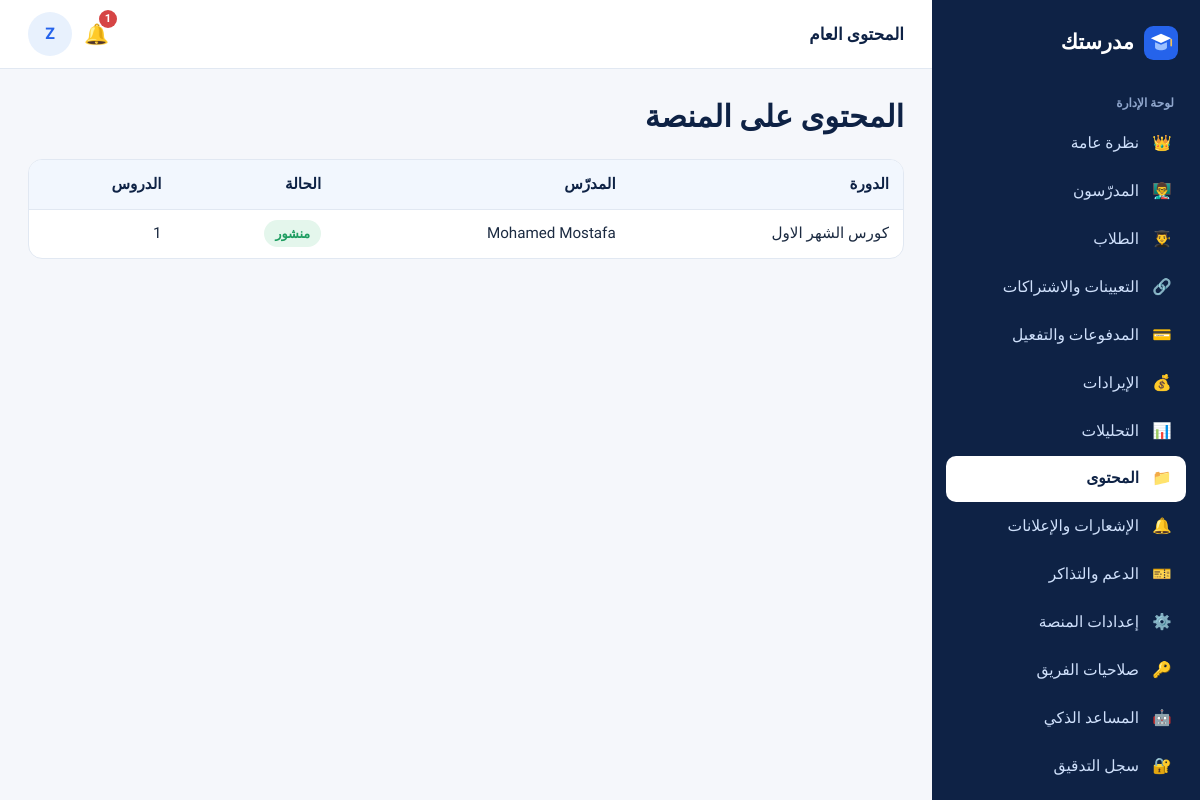
/owner/content/ (signed in), run on the app's committed database.
### accounts/models.py (models this page shows, shortened)
class SiteSetting(models.Model):
    platform_name = models.CharField("اسم المنصة", max_length=80, default="مدرستك")
    tagline = models.CharField("الشعار النصي", max_length=200, default="مساحتك التعليمية الكاملة مع مدرّسيك")
    wallet_number = models.CharField("رقم المحفظة لاستلام الاشتراكات", max_length=20, blank=True)
    wallet_holder = models.CharField("اسم صاحب المحفظة", max_length=100, blank=True)
    payment_instructions = models.TextField("تعليمات الدفع للطالب", blank=True,
                                            default="حوّل قيمة الاشتراك إلى المحفظة ثم ارفع صورة إيصال التحويل وسيتم تفعيل اشتراكك بعد المراجعة.")
    support_phone = models.CharField("هاتف الدعم", max_length=20, blank=True)
    support_email = models.EmailField("بريد الدعم", blank=True)
    default_monthly_price = models.DecimalField("السعر الافتراضي لاشتراك المدرّس الجديد", max_digits=8, decimal_places=2, default=10)
    groq_api_key = models.CharField("مفتاح Groq API (لتشغيل ميزات الذكاء الاصطناعي)", max_length=200, blank=True)
    anthropic_api_key = models.CharField("مفتاح Anthropic API (بديل عن Groq)", max_length=200, blank=True)
    privacy_text = models.TextField("سياسة الخصوصية", blank=True)
    terms_text = models.TextField("الشروط والأحكام", blank=True)
    registration_open = models.BooleanField("فتح تسجيل الطلاب الجدد", default=True)
    names_in_english = models.BooleanField("تحويل أسماء المسجّلين الجدد إلى الإنجليزية تلقائيًا", default=True)
    staff_permissions = models.JSONField("صلاحيات فريق الإدارة", default=dict, blank=True)
    @classmethod
    def get(cls):
        obj, _ = cls.objects.get_or_create(pk=1)
        return obj

class User(AbstractBaseUser, PermissionsMixin):
    ROLES = [("student", "طالب"), ("teacher", "مدرّس"), ("owner", "مالك المنصة"), ("staff", "فريق الإدارة")]
    STAFF_ROLES = [("support", "دعم فني"), ("finance", "مالية"), ("content", "مسؤول محتوى")]
    phone = models.CharField("رقم الهاتف", max_length=11, unique=True, validators=[phone_validator])
    full_name = models.CharField("الاسم الكامل", max_length=150)
    name_ar = models.CharField("الاسم بالعربية (كما سُجّل)", max_length=150, blank=True)
    role = models.CharField("الدور", max_length=10, choices=ROLES, default="student")
    staff_role = models.CharField("صلاحية الفريق", max_length=10, choices=STAFF_ROLES, blank=True)
    is_active = models.BooleanField("مفعّل", default=True)
    is_staff = models.BooleanField(default=False)
    date_joined = models.DateTimeField(default=timezone.now)
    objects = UserManager()
    USERNAME_FIELD = "phone"
    REQUIRED_FIELDS = ["full_name"]
    class Meta:
        verbose_name = "مستخدم"
    @property
    def first_name(self):
        return (self.full_name or "").split(" ")[0]
    @property
    def is_student(self):
        return self.role == "student"
    @property
    def is_teacher(self):
        return self.role == "teacher"

class TeacherProfile(models.Model):
    user = models.OneToOneField(User, on_delete=models.CASCADE, related_name="teacher_profile")
    teacher_code = models.CharField("رقم المدرّس (Teacher ID)", max_length=10, unique=True, blank=True)
    slug = models.SlugField("الرابط الخاص", unique=True, blank=True)
    subject = models.CharField("المادة", max_length=80)
    grades = models.CharField("الصفوف التي يدرّسها", max_length=60, blank=True, help_text="مثال: الأول والثاني الثانوي")
    display_name = models.CharField("الاسم الظاهر للطلاب والزوّار", max_length=60, blank=True,
                                    help_text="يتحكم فيه مالك المنصة فقط. اتركه فارغًا لإظهار الاسم الكامل، أو اكتب مثلًا: M")
    bio = models.TextField("نبذة عن المدرّس", blank=True)
    photo = models.ImageField("الصورة", upload_to="teachers/", blank=True)
    cover = models.ImageField("صورة الغلاف", upload_to="teachers/covers/", blank=True)
    monthly_price = models.DecimalField("سعر الاشتراك الشهري (جنيه)", max_digits=8, decimal_places=2, default=10)
    is_listed = models.BooleanField("يظهر في قائمة المدرّسين العامة", default=True)
    created_at = models.DateTimeField(auto_now_add=True)
    @property
    def name(self):
        return self.user.full_name

### learning/models.py (models this page shows, shortened)
class StatusMixin:
    @property
    def status_label(self):
        if self.status == "scheduled" and self.is_visible:
            return "منشور"
        return dict(STATUS).get(self.status, self.status)

class Course(StatusMixin, models.Model):
    TYPES = [("monthly", "دورة شهرية"), ("semester", "دورة فصلية"), ("free", "دورة مجانية")]
    GRADES = [(0, "كل الصفوف"), (1, "الأول الثانوي"), (2, "الثاني الثانوي"), (3, "الثالث الثانوي")]
    teacher = models.ForeignKey(TeacherProfile, on_delete=models.CASCADE, related_name="courses")
    title = models.CharField("عنوان الدورة", max_length=160)
    description = models.TextField("الوصف", blank=True)
    grade = models.PositiveSmallIntegerField("الصف", choices=GRADES, default=0)
    course_type = models.CharField("نوع الدورة", max_length=10, choices=TYPES, default="semester")
    term_label = models.CharField("الفصل / الشهر", max_length=60, blank=True, help_text="مثال: الترم الأول أو شهر أكتوبر")
    cover = models.ImageField("صورة الغلاف", upload_to="courses/", blank=True)
    status = models.CharField("الحالة", max_length=10, choices=STATUS, default="draft")
    publish_at = models.DateTimeField("موعد النشر", null=True, blank=True)
    order = models.PositiveIntegerField(default=0)
    created_at = models.DateTimeField(auto_now_add=True)
    class Meta:
        ordering = ["order", "id"]

### owner/views.py (the view)
# urls.py: path("content/", v.content, name="content"),
@owner_required("content")
def content(request):
    courses = Course.objects.select_related("teacher__user").annotate(n_lessons=Count("units__lessons", distinct=True))
    return render(request, "owner/content.html", {"courses": courses})

### accounts/context_processors.py (called while the page is built)
def site(request):
    return {"site": SiteSetting.get()}

def _item(label, icon, url, section=None, exact=False):
    return {"label": label, "icon": icon, "url": url, "section": section, "exact": exact}

### uikit/context_processors.py (called while the page is built, shortened)
def ui(request):
    ctx = {"ICONS": ICONS}
    u = getattr(request, "user", None)
    if not u or not u.is_authenticated:
        return ctx
    p = request.path
    return ctx

### templates/owner/content.html (shortened to what this page needs)
{% extends "owner/base.html" %}
{% block topbar_title %}المحتوى العام{% endblock %}
{% block content %}
<div class="pagehead"><h1>المحتوى على المنصة</h1></div>
<div class="tablewrap"><table class="t"><thead><tr><th>الدورة</th><th>المدرّس</th><th>الحالة</th><th>الدروس</th></tr></thead><tbody>
{% for c in courses %}<tr><td>{{ c.title }}</td><td>{{ c.teacher.name }}</td><td><span class="badge {% if c.status == 'published' %}green{% else %}gray{% endif %}">{{ c.status_label }}</span></td><td>{{ c.n_lessons }}</td></tr>{% empty %}<tr><td colspan="4" class="center muted">لا يوجد محتوى بعد.</td></tr>{% endfor %}
</tbody></table></div>
{% endblock %}

### templates/dash_base.html (shortened to what this page needs)
{% extends "base.html" %}
{% block body %}
<div class="app">
  <aside class="sidebar" id="sidebar" aria-label="القائمة الجانبية">
    <a class="brand" href="{% if user.is_student %}{% url 'student:home' %}{% else %}{% url 'go' %}{% endif %}">{% include "partials/logo.html" %}<span>{{ site.platform_name }}</span></a>
    <div class="sec">{% if user.role == 'student' %}حسابي{% elif user.role == 'teacher' %}لوحة المدرّس{% else %}لوحة الإدارة{% endif %}</div>
    {% for i in nav %}<a class="nav {% if i.active %}active{% endif %}" href="{{ i.url }}"><span class="ic">{{ i.icon }}</span>{{ i.label }}</a>{% endfor %}
  </aside>
  <div class="main">
    <header class="topbar">
      <div class="title">{% block topbar_title %}{% endblock %}</div>
      {% if user.is_student %}<a class="bell" href="{% url 'student:notifications' %}" aria-label="الإشعارات">🔔{% if unread_count %}<span class="dot">{{ unread_count }}</span>{% endif %}</a>
      {% else %}<a class="bell" href="{% if user.is_teacher %}{% url 'teacher:messages' %}{% else %}{% url 'owner:tickets' %}{% endif %}" aria-label="تنبيهات">🔔{% if unread_count %}<span class="dot">{{ unread_count }}</span>{% endif %}</a>{% endif %}
      <span class="avatar" title="{{ user.full_name }}">{{ user.first_name|slice:":1" }}</span>
    </header>
    <div class="content">
      {% block content %}{% endblock %}
    </div>
  </div>
</div>
{% endblock %}

### static/css/app.css (style rules this page uses)
:root { --navy:#0e2245; --navy-2:#16305d; --blue:#2563eb; --blue-d:#1d4fc4; --sky:#e8f1fd; --sky-2:#f2f7fe; --teal:#0f9d8f; --teal-l:#e0f5f2; --purple:#6d5bd0; --purple-l:#efecfb; --gold:#c9962b; --gold-l:#fbf3e0; --red:#d64545; --red-l:#fdeaea; --green:#1f9d61; --green-l:#e4f6ec; --amber:#d98a10; --amber-l:#fdf1dc; --bg:#f5f7fb; --card:#fff; --text:#1b2a41; --muted:#65748b; --line:#e1e8f2; --shadow:0 1px 2px rgba(14,34,69,.05),0 6px 18px rgba(14,34,69,.05); --r:14px; --sidebar:268px; }
* { box-sizing:border-box }
html { scroll-behavior:smooth }
body { margin:0;background:var(--bg);color:var(--text);font-family:"Tajawal","Segoe UI",Tahoma,Arial,sans-serif;font-size:16px;line-height:1.8;-webkit-font-smoothing:antialiased }
a { color:var(--blue);text-decoration:none }
h1,h2,h3,h4 { line-height:1.45;margin:0 0 .5em;color:var(--navy);font-weight:800 }
h1 { font-size:1.9rem }
.badge { display:inline-block;padding:2px 11px;border-radius:99px;font-size:.8rem;font-weight:700;background:var(--sky);color:var(--blue);white-space:nowrap }
.badge.green { background:var(--green-l);color:var(--green) }
.tablewrap { overflow-x:auto;border:1px solid var(--line);border-radius:var(--r);background:#fff }
table.t { width:100%;border-collapse:collapse;font-size:.95rem }
table.t th { background:var(--sky-2);color:var(--navy);text-align:start;padding:11px 14px;font-weight:700;white-space:nowrap;border-bottom:1px solid var(--line) }
table.t td { padding:10px 14px;border-bottom:1px solid var(--line);vertical-align:middle }
table.t tr:last-child td { border-bottom:0 }
.app { display:grid;grid-template-columns:var(--sidebar) minmax(0,1fr);min-height:100vh }
.sidebar { background:var(--navy);color:#cfe0fb;position:sticky;top:0;height:100vh;overflow-y:auto;padding:18px 14px;display:flex;flex-direction:column;gap:2px }
.brand { display:flex;align-items:center;gap:10px;color:#fff;font-weight:800;font-size:1.3rem;padding:6px 8px 16px;text-decoration:none }
.sidebar .sec { font-size:.75rem;color:#8fa6cc;padding:14px 12px 4px;font-weight:700 }
.sidebar a.nav { display:flex;align-items:center;gap:11px;padding:9px 12px;border-radius:10px;color:#cfe0fb;font-weight:500;text-decoration:none;font-size:.97rem }
.sidebar a.nav.active { background:#fff;color:var(--navy);font-weight:800 }
.sidebar a.nav .ic { width:24px;text-align:center }
.main { min-width:0;display:flex;flex-direction:column }
.topbar { display:flex;align-items:center;gap:12px;padding:12px 28px;background:#fff;border-bottom:1px solid var(--line);position:sticky;top:0;z-index:20 }
.topbar .title { font-weight:800;color:var(--navy);font-size:1.05rem }
.content { padding:26px 28px 60px;max-width:1240px;width:100% }
.pagehead { display:flex;align-items:flex-start;justify-content:space-between;gap:14px;flex-wrap:wrap;margin-bottom:20px }
.pagehead h1 { margin:0 }
.bell { position:relative;font-size:1.25rem;text-decoration:none }
.bell .dot { position:absolute;top:-6px;inset-inline-start:-8px;background:var(--red);color:#fff;border-radius:99px;font-size:.7rem;min-width:18px;text-align:center;padding:0 4px;line-height:18px;font-weight:700 }
.avatar { width:44px;height:44px;border-radius:50%;background:var(--sky);color:var(--blue);display:grid;place-items:center;font-weight:800;object-fit:cover;flex:none }

### data on the page
SiteSetting: platform_name "مدرستك"
User: first_name "Z"
Course: title "كورس الشهر الاول", teacher.name "Mohamed Mostafa", status_label "منشور", n_lessons "1"

### other printed values
{{ i.icon }} "👑" "👨‍🏫" "👨‍🎓" "🔗" "💳" "💰" "📊" "📁" "🔔" "🎫" "⚙️" "🔑" "🤖" "🔐"
{{ i.label }} "نظرة عامة" "المدرّسون" "الطلاب" "التعيينات والاشتراكات" "المدفوعات والتفعيل" "الإيرادات" "التحليلات" "المحتوى" "الإشعارات والإعلانات" "الدعم والتذاكر" "إعدادات المنصة" "صلاحيات الفريق" "المساعد الذكي" "سجل التدقيق"
{{ unread_count }} "1"
